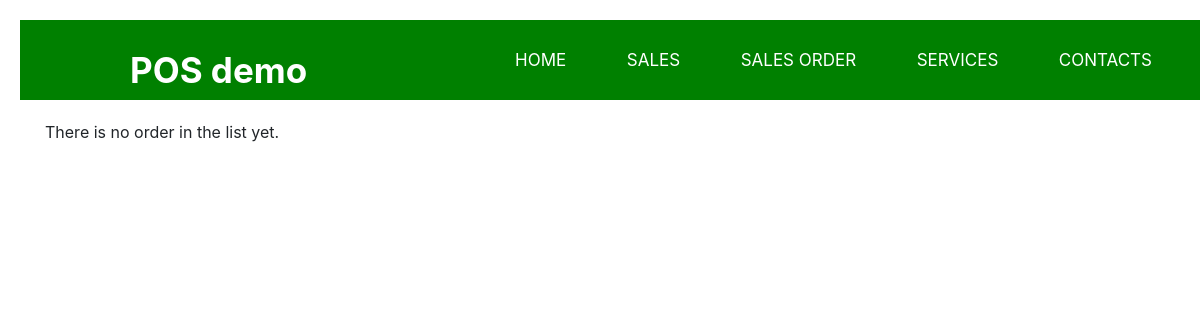
Before: /sales/orders/ with the older database file.
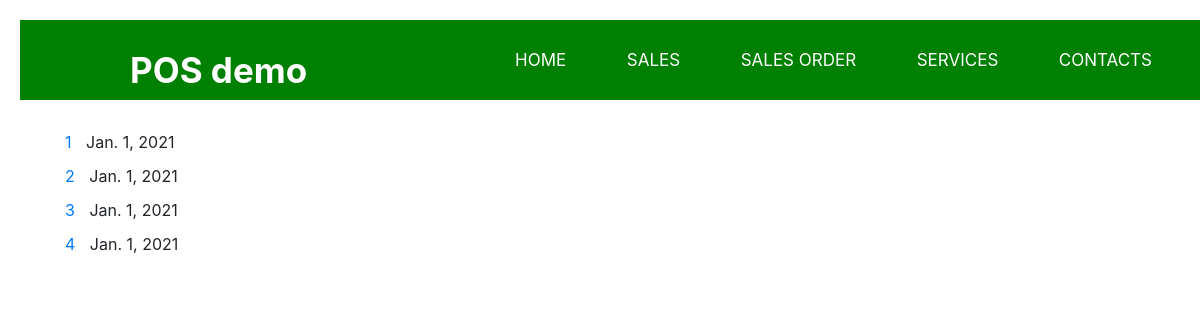
After: the same page with the newer database file.
### sales/models.py (models this page shows, shortened)
class Order(models.Model):
    orderID         = models.AutoField(primary_key=True)
    customer        = models.ForeignKey('Customer', on_delete=models.SET_NULL, null=True)
    product         = models.ForeignKey('Product', on_delete=models.SET_NULL, null=True)
    orderDate       = models.DateField(null=True, blank=True) # In real case, can't be null / blank.
    unit_sold       = models.DecimalField(max_digits=9, decimal_places=0, help_text="max_digits = 9", validators=[MinValueValidator(int('1'))], null=True)
    costs           = models.CharField(max_length=100, null=True)
    product2         = models.ForeignKey('Product', on_delete=models.SET_NULL, null=True, related_name='+',)
    unit_sold2       = models.DecimalField(max_digits=9, decimal_places=0, help_text="max_digits = 9", validators=[MinValueValidator(int('0'))], null=True,)
    costs2           = models.CharField(max_length=100, null=True,)
    product3         = models.ForeignKey('Product', on_delete=models.SET_NULL, null=True, related_name='+',)
    unit_sold3       = models.DecimalField(max_digits=9, decimal_places=0, help_text="max_digits = 9", validators=[MinValueValidator(int('0'))], null=True,)
    costs3           = models.CharField(max_length=100, null=True,)
    def get_absolute_url(self):
        return reverse('order-detail', args=[str(self.orderID)])

### sales/views.py (the view)
# urls.py: path('orders/', OrderListView.as_view(), name='order-list'),
class OrderListView(generic.ListView):
    model = Order

### sales/templates/sales/order_list.html
{% extends "base_page.html" %}
{% block content %}
    {% if order_list %}
    <ul>
        {% for order in order_list %}
            <li>
                <a href="{{ order.get_absolute_url }}">{{ order.orderID }}</a> {{order.orderDate }}
            </li>
        {% endfor %}
    </ul>
    {% else %}
        <p>There is no order in the list yet.</p>
    {% endif %}
{% endblock %}

### sales/templates/base_page.html (shortened to what this page needs)
<!DOCTYPE html>
<html lang='en'>
    <head>
        <link rel="stylesheet" href="https://cdn.jsdelivr.net/npm/bootstrap@4.5.3/dist/css/bootstrap.min.css">
        {% load static %}
        <link rel="stylesheet" href="{% static 'css/styles.css' %}" type='text/css' />
    </head>
    <body>
        <nav>
            <label class="logo">POS demo</label>
            <ul>
                <li><a href="{% url 'index' %}">Home</a></li>
                <li><a href="{% url 'customer-list' %}">Sales</a></li>
                <li><a href="{% url 'order-form' %}">Sales Order</a></li>
                <li><a href=#>Services</a></li>
                <li><a href=#>Contacts</a></li>
            </ul>
        </nav>
        <div class="row">
            <div class="col-sm-10">
                {% block content %}
                {% endblock %}
            </div>
        </div>
    </body>
</html>

### sales/static/css/styles.css (style rules this page uses)
* { padding:0; margin: 10px; text-decoration: none; list-style: none; box-sizing: border-box; }
nav { background: #008000; height: 80px; width: 100%; }
label.logo { color: white; font-size: 35px; line-height: 80px; padding: 0 100px; font-weight: bold; }
nav ul { float: right; margin-right: 20px; }
nav ul li { display: inline-block; line-height: 80px; margin: 0 5px; }
nav ul li a { color: white; font-size: 17px; padding: 7px 13px; border-radius: 3px; text-transform: uppercase; }

Changed rows visible on the page:
added Order: orderID "1", orderDate "Jan. 1, 2021"
added Order: orderID "2", orderDate "Jan. 1, 2021"
added Order: orderID "3", orderDate "Jan. 1, 2021"
added Order: orderID "4", orderDate "Jan. 1, 2021"
Other visible differences:
text no longer shown: "There is no order in the list yet."
